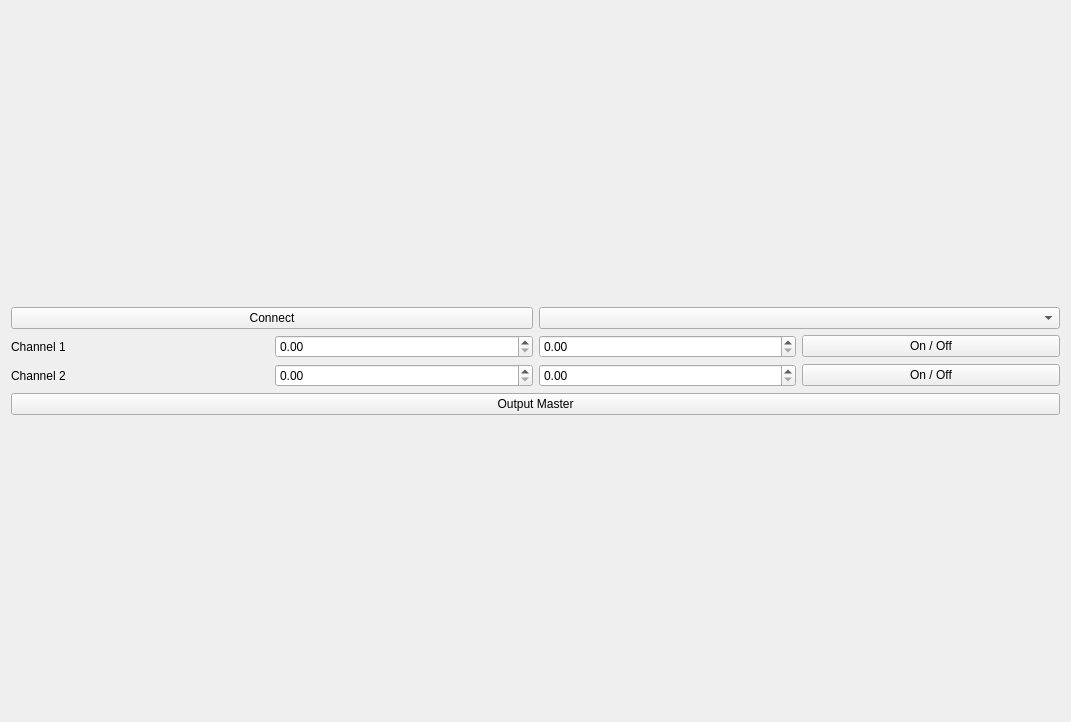
<?xml version="1.0" encoding="UTF-8"?>
<ui version="4.0">
 <class>Form</class>
 <widget class="QWidget" name="Form">
  <property name="geometry">
   <rect>
    <x>0</x>
    <y>0</y>
    <width>1071</width>
    <height>722</height>
   </rect>
  </property>
  <property name="windowTitle">
   <string>Form</string>
  </property>
  <layout class="QGridLayout" name="gridLayout">
   <item row="0" column="0">
    <layout class="QVBoxLayout" name="verticalLayout">
     <item>
      <layout class="QHBoxLayout" name="horizontalLayout">
       <item>
        <widget class="QPushButton" name="connect_pb">
         <property name="text">
          <string>Connect</string>
         </property>
         <property name="checkable">
          <bool>true</bool>
         </property>
         <property name="checked">
          <bool>false</bool>
         </property>
        </widget>
       </item>
       <item>
        <widget class="QComboBox" name="comboBox"/>
       </item>
      </layout>
     </item>
     <item>
      <layout class="QHBoxLayout" name="horizontalLayout_2">
       <item>
        <widget class="QLabel" name="channel1_lbl">
         <property name="text">
          <string>Channel 1</string>
         </property>
        </widget>
       </item>
       <item>
        <widget class="QDoubleSpinBox" name="channel1_voltage_sb"/>
       </item>
       <item>
        <widget class="QDoubleSpinBox" name="channel1_current_sb"/>
       </item>
       <item>
        <widget class="QPushButton" name="channel1_toggle_pb">
         <property name="text">
          <string>On / Off</string>
         </property>
         <property name="checkable">
          <bool>true</bool>
         </property>
        </widget>
       </item>
      </layout>
     </item>
     <item>
      <layout class="QHBoxLayout" name="horizontalLayout_3">
       <item>
        <widget class="QLabel" name="channel2_lbl">
         <property name="text">
          <string>Channel 2</string>
         </property>
        </widget>
       </item>
       <item>
        <widget class="QDoubleSpinBox" name="channel2_voltage_sb"/>
       </item>
       <item>
        <widget class="QDoubleSpinBox" name="channel2_current_sb"/>
       </item>
       <item>
        <widget class="QPushButton" name="channel1_toggle_pb_2">
         <property name="text">
          <string>On / Off</string>
         </property>
         <property name="checkable">
          <bool>true</bool>
         </property>
        </widget>
       </item>
      </layout>
     </item>
     <item>
      <widget class="QPushButton" name="output_master_pb">
       <property name="text">
        <string>Output Master</string>
       </property>
       <property name="checkable">
        <bool>true</bool>
       </property>
      </widget>
     </item>
    </layout>
   </item>
  </layout>
 </widget>
 <resources/>
 <connections/>
</ui>
